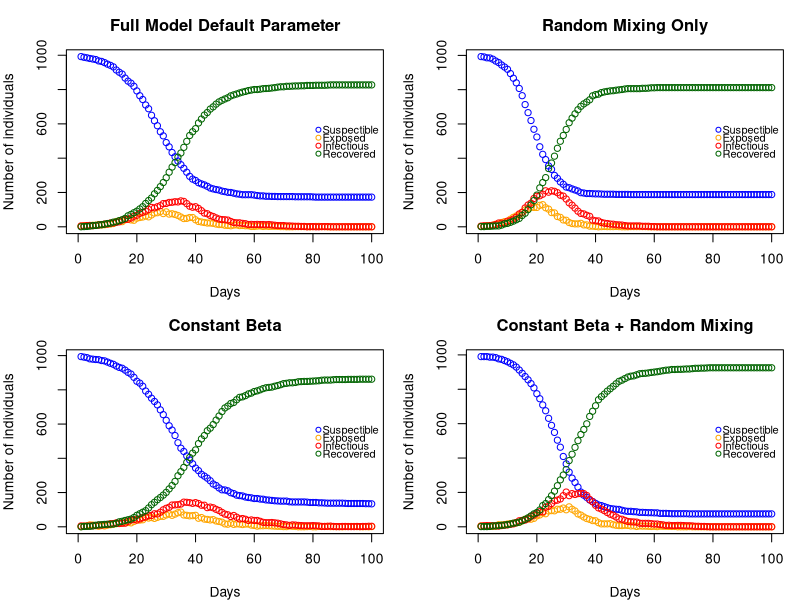

Here is the R script that generated this plot:
# PROJECT 2 - EXTENDED STATISTICAL PROGRAMMING =================================

# Group 12 
# Aseel Alghamdi : S2901228
# Fenanda Dwitha Kurniasari : S2744048
# Nurmawiya : S2822251

# Aseel : create n people and its household, contact network, cross-check 
#         the entire code & revise comments
# Fenanda : create plot function, compare the model, cross-check the entire code
#           and revise comments
# Nurmawiya : create nseir function, cross-check code, cross-check the entire 
#             code and revise comments

# SEIR (Suspectible, Exposed, Infections, Recovered) Model Simulation
# Goals : create a model and how its use to investigate the role of household
#         and network structure on epidemic dynamics.


# 1) Create n people assigned to corresponding household where maximum size is 5
  n <- 1000 #population size
  hmax <- 5 #maximum household size
  #creating n vector of which the number refers to household
  #-and the occurrences refers to size of corresponding household
  set.seed(3)
  h <- rep(1:n, times = sample(1:hmax, n, replace=TRUE))[1:n]

# 2) Contact network
get.net <- function (beta, nc=15, h) {
  # Function to create links (daily contacts) for each person
  # nc: average number of contacts per person
  # beta: sociability parameter, higher means more likely to form links
  
  # output: list of connected networks from each person
  n <- length(beta)
  beta_bar <- mean(beta) #mean sociability parameter
  links <- vector("list", n) #set null vector for links of each person
  
  for (i in 1:(n-1)) { #loop over person i from 1 to n-1
    for (j in (i+1):n) { #loop over person j from i+1 to n to avoid duplicates
      if (h[i] != h[j]) { #only connect if they are not in the same household
        #prob that i and j have contact (daily link)
        p_link <- nc * beta[i] * beta[j] / (beta_bar^2 * (n - 1))
        
        #If daily link of i and j person > random value U(0,1),
        #then create a link between i and j
        if (runif(1) < p_link) {
          links[[i]] <- c(links[[i]], j) #Store j into list who connects with i
          links[[j]] <- c(links[[j]], i) #Store i in j's list of contacts 
        }
      }
    }
  }
  return(links) #return the list of daily contacts for each person
} ## get.net

# 3) nseir function
nseir <- function(beta, h, alink, alpha=c(.1, .01, .01),
                  delta=.2, gamma=.4, nc=15, nt=100, pinf=.005){
  # SEIR stochastic simulation model
  # beta: sociability parameter of each person
  # h: household list
  # alink: list of regular contacts of each person returned by get.net
  # alpha[1]: daily prob i infecting j if in same household (alpha h)
  # alpha[2]: daily prob i infecting j if in regular contact (alpha c)
  # alpha[3]: daily prob i infecting j through random mixing (alpha r)
  # delta: daily prob I -> R
  # gamma: daily prob E -> I
  # nc: average number of daily contacts for each person
  # nt: number of days to simulate
  # pinf: proportion of the initial population to randomly start in the I state
  
  # output : nt x 5 matrix contains the number of people across states (S,E,I,R) 
  #          in each days (from 1st day to nt(100th) day). It depicts the 
  #          dynamic change in the number of people in each states based on 
  #          their daily network (from same household and daily contact) and 
  #          random mixing (Irrespective of household or regular network 
  #          relations)
  
  n <- length(beta) #population size
  state <- rep("S", n) #initialize susceptible
  state[sample(1:n, pinf * n)] <- "I" #randomly choose initial in the I state
  
  res <- matrix(0, nrow = nt, ncol = 4) #set up storage for pop in each state
  colnames(res) <- c("S", "E", "I", "R") #naming the column
  
  beta_bar <- mean(beta) #mean sociability parameter
  
  for (t in 1:nt) { #simulate over nt days
    newE <- rep(FALSE, n) #to record who becomes exposed
    #using random deviates: runif(n)
    newI <- (state == "E") & (runif(n) < gamma) #E -> I with prob gamma
    newR <- (state == "I") & (runif(n) < delta) #I -> R with prob delta
    
    #Loop over each infectious person to spread infection
    for (i in which(state == "I")) {
      # household infections: infect susceptible in same household
      hh_members <- which(h == h[i] & state == "S")
      newE[hh_members] <- newE[hh_members]|(runif(length(hh_members))< alpha[1])
      
      # network infections: infect regular contacts from alink
      contacts <- alink[[i]]
      contacts <- contacts[state[contacts] == "S"]
      newE[contacts] <- newE[contacts] | (runif(length(contacts)) < alpha[2])
      
      # random mixing: infect random susceptible
      targets <- which(state == "S")
      #S -> E
      p_random <- alpha[3]*nc*beta[i]*beta[targets]/(beta_bar^2 * (n - 1))
      newE[targets] <- newE[targets] | (runif(length(targets)) < p_random)
    }
    
    #update states based on new infections
    state[newE & state == "S"] <- "E"
    state[newI] <- "I"
    state[newR] <- "R"
    
    #record daily counts of each state
    res[t, ] <- table(factor(state, levels = c("S", "E", "I", "R")))
  }
  
  #returns a list of elements S, E, I, R
  return(data.frame(t = 1:nt, res))
} ## nseir

# 4) Function Plot
dyn.plot <- function(res, title = "SEIR Dynamics") {
  # Function to create dynamics plot of the simulated population in each states
  
  # x-axis : days to simulate (from 1 to 100)
  # y-axis : number of individuals per states
  #          explanation of y-axis
  #          ---------------------|
  #          at the initial day, number of susceptible individual is the largest
  #          total individuals in all states S+E+I+R = 1000
  #          these numbers would dynamically change day by day in each states
  #          depend on the defined models
  
  # input : nseir model from function nseir 
  # output : Dynamic Plot days vs number of individuals per states
  
  # ylim = c(0, max(res$S, res$E, res$I, res$R))
  # Plot the states in S(susceptible)
  # Create the base plot
  plot(res$t, res$S, type = "p", ##plot day vs number of suspectible 
       ylim = c(0, max(res$S)), xlim = c(0, max(res$t)), ## set maximum range
       xlab = "Days", ylab = "Number of individuals", ##labelling the plot
       col = "blue", pch = 1, main = title) ##color and type of points in plot
  
  # Add points for each states
  points(res$t, res$E, col = "orange", pch = 1) ##add states 
  points(res$t, res$I, col = "red", pch = 1)
  points(res$t, res$R, col = "darkgreen", pch = 1)
  
  # Add legend
  legend(
    "right",        
    legend = c("Suspectible", "Exposed", "Infectious", "Recovered"),
    col = c("blue", "orange", "red", "darkgreen"),
    pch = 1, bty = "n", ##type of points and no box legend 
    cex = 0.8,       ## smaller text
    pt.cex = 0.8,    ## smaller symbols
    y.intersp = 0.6, ## spacing horizontal
    x.intersp = 0.4  ## spacing between symbol and text 
  )
} ## dyn.plot


# 5) Comparing Model
  # Setting up beta vector and alink pairs
  # beta is vector of n values (n = 1000) ~ U(0,1)
  # alink contains list of network made per each person 
  set.seed(345) ## to ensure we get same vector values of beta for all model
  beta <- runif(n); alink <- get.net(beta, nc = 15, h = h)

  # Scenario 1: Full model with default parameters
  res1 <- nseir(beta, h, alink)

  # Scenario 2: Random mixing - Setting alpha[1] = alpha[2] = 0 and 
  #             alpha[3] = 0.04
  res2 <- nseir(beta, h, alink, alpha = c(0, 0, 0.04))

  # Scenario 3: Full model with constant beta (beta vector = average beta)
  res3 <- nseir(rep(mean(beta), n), h, alink)

  # Scenario 4: Constant beta + random mixing
  res4 <- nseir(rep(mean(beta), n), h, alink, alpha = c(0, 0, 0.04))

  # Plot all scenarios 
  par(mfrow = c(2, 2), mar = c(4, 4, 3, 1)) 
  dyn.plot(res1, "Full Model Default Parameter")
  dyn.plot(res2, "Random Mixing Only")
  dyn.plot(res3, "Constant Beta")
  dyn.plot(res4, "Constant Beta + Random Mixing")
